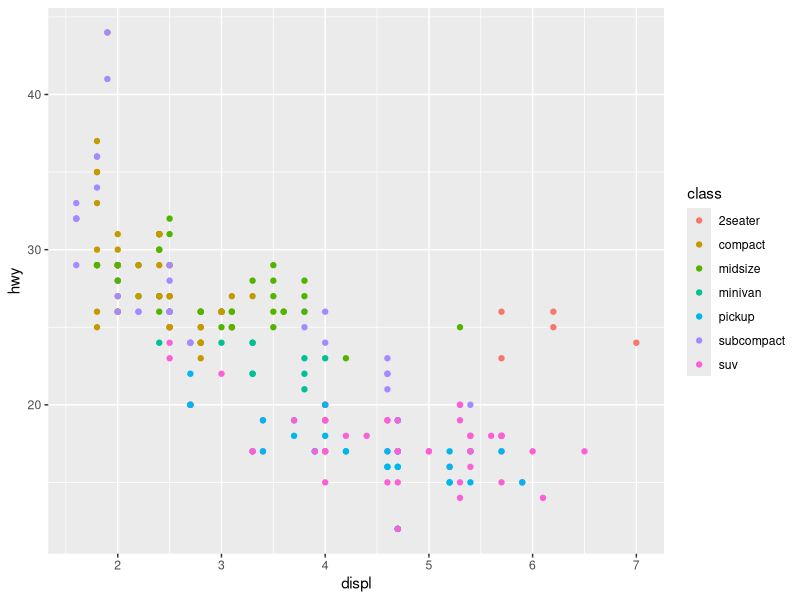
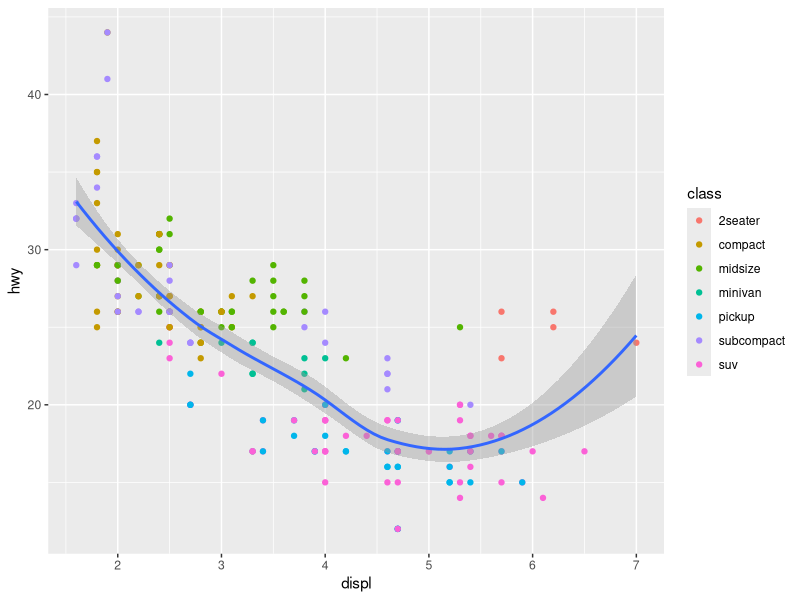
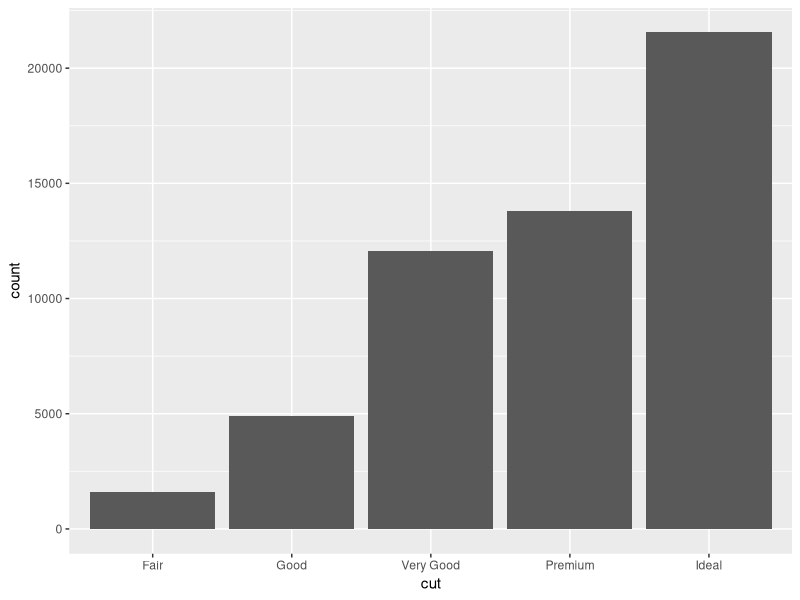

Here is the R script that generated these plots, in order:
library(tidyverse) # Library I am using for ggplot2 and rplyer

mpg #First set of data

ggplot(data = mpg) +
  geom_point(mapping = aes(x = displ, y = hwy, color = class)) #Basic point plot with color
#shows the engine type and highway milage the car gets and also what type of car it is with color

ggplot(data = mpg, mapping = aes(x = displ, y = hwy)) +
  geom_point(mapping = aes(color = class)) +
  geom_smooth() #adds a line of best fit showing that highway mileage lowers with the amount of
#cylinders 

diamonds #second data set

ggplot(data = diamonds) +
  geom_bar(mapping = aes(x = cut)) #creates a basic bar graph